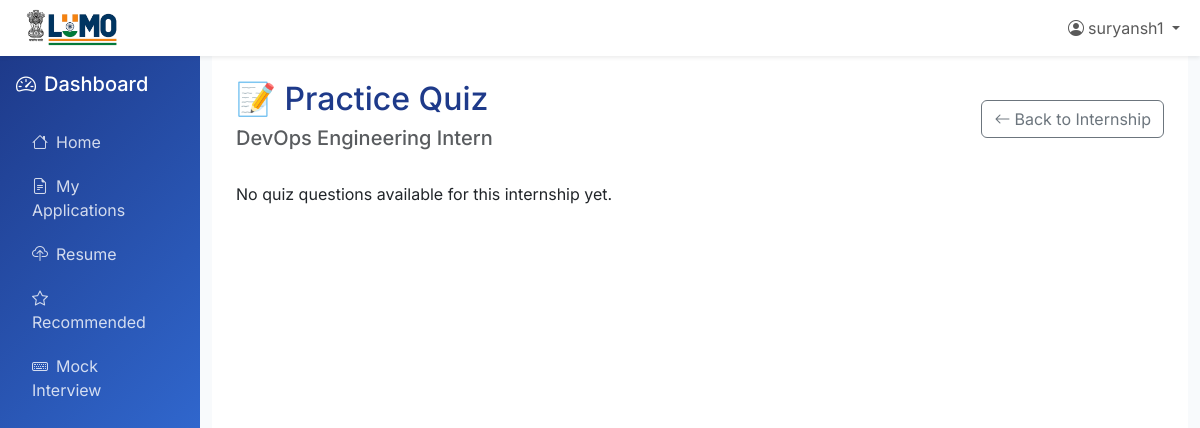
Before: /dashboard/internship/6/quiz/ (signed in) with the older database file.
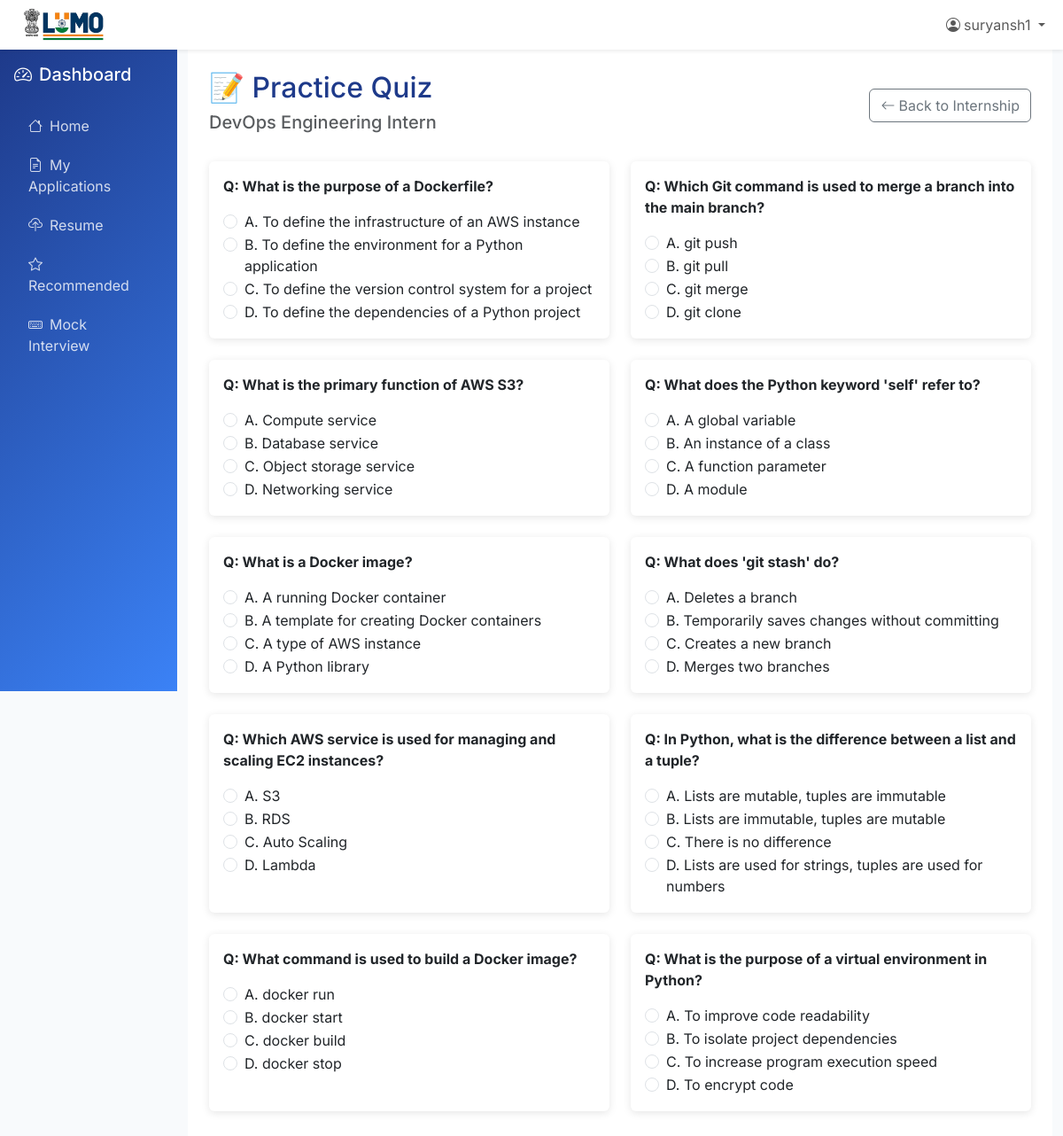
After: the same page with the newer database file.
### dashboard/models.py (models this page shows, shortened)
class Internship(models.Model):
    title = models.CharField(max_length=255)
    company = models.CharField(max_length=255)
    description = models.TextField()
    location = models.CharField(max_length=150)
    stipend = models.DecimalField(max_digits=10, decimal_places=2, null=True, blank=True)
    duration = models.CharField(max_length=100, help_text="e.g., '3 Months', '6 Weeks'")
    required_skills = models.ManyToManyField(Skill, related_name='internships')
    posted_date = models.DateTimeField(auto_now_add=True)

class QuizQuestion(models.Model):
    internship = models.ForeignKey(Internship, on_delete=models.CASCADE, related_name='quiz_questions')
    question_text = models.TextField()
    options = models.JSONField()
    correct_answer_key = models.CharField(max_length=10, help_text="e.g., 'A', 'B'")

### dashboard/views.py (the view)
# urls.py: path("internship/<int:internship_id>/quiz/", views.practice_quiz, name="practice_quiz"),
@login_required
def practice_quiz(request, internship_id):
    internship = get_object_or_404(Internship, id=internship_id)
    quiz_questions = internship.quiz_questions.all()
    context = {
        'internship': internship,
        'quiz_questions': quiz_questions
    }
    return render(request, 'dashboard/practice_quiz.html', context)

### templates/dashboard/practice_quiz.html (shortened to what this page needs)
{% extends 'dashboard/base.html' %}
{% block dashboard_content %}
<div class="d-flex justify-content-between align-items-center mb-4">
    <div>
        <h1 class="h2 text-lumo">📝 Practice Quiz</h1>
        <h5 class="text-muted">{{ internship.title }}</h5>
    </div>
    <a href="{% url 'internship_detail' internship.id %}" class="btn btn-outline-secondary">
        <i class="bi bi-arrow-left me-1"></i>Back to Internship
    </a>
</div>
{% if quiz_questions %}
<div class="row">
    {% for question in quiz_questions %}
    <div class="col-md-6 mb-4">
        <div class="card h-100">
            <div class="card-body">
                <p><strong>Q: {{ question.question_text }}</strong></p>
                {% for key, option in question.options.items %}
                <div class="form-check">
                    <input class="form-check-input" type="radio" name="q_{{ question.id }}" value="{{ key }}">
                    <label class="form-check-label">{{ key }}. {{ option }}</label>
                </div>
                {% endfor %}
            </div>
        </div>
    </div>
    {% endfor %}
</div>
{% else %}
<p>No quiz questions available for this internship yet.</p>
{% endif %}
{% endblock %}

### templates/dashboard/base.html (shortened to what this page needs)
{% extends 'base.html' %}
{% block content %}
<div class="container-fluid">
    <div class="row">
        <div class="col-md-3 col-lg-2 px-0">
            <div class="sidebar p-3">
                <div class="text-white mb-4">
                    <h5 class="mb-0"><i class="bi bi-speedometer2 me-2"></i>Dashboard</h5>
                </div>
                <nav class="nav flex-column">
                    <a class="nav-link {% if request.resolver_match.url_name == 'dashboard' %}active{% endif %}"
                       href="{% url 'dashboard' %}">
                        <i class="bi bi-house me-2"></i>Home
                    </a>
                    <a class="nav-link {% if request.resolver_match.url_name == 'my_applications' %}active{% endif %}"
                       href="{% url 'my_applications' %}">
                        <i class="bi bi-file-earmark-text me-2"></i>My Applications
                    </a>
                    <a class="nav-link {% if request.resolver_match.url_name == 'resume_upload' %}active{% endif %}"
                       href="{% url 'resume_upload' %}">
                        <i class="bi bi-cloud-upload me-2"></i>Resume
                    </a>
                    <a class="nav-link {% if request.resolver_match.url_name == 'recommended_internships' %}active{% endif %}"
                       href="{% url 'recommended_internships' %}">
                        <i class="bi bi-star me-2"></i>Recommended
                    </a>
                    <a class="nav-link {% if request.resolver_match.url_name == 'mock_interview' %}active{% endif %}"
                       href="{% url 'mock_interview' %}">
                        <i class="bi bi-keyboard me-2"></i>Mock Interview
                    </a>
                </nav>
            </div>
        </div>
        <div class="col-md-9 col-lg-10">
            <div class="main-content p-4">
                {% block dashboard_content %}
                {% endblock %}
            </div>
        </div>
    </div>
</div>
{% endblock %}

### templates/base.html (shortened to what this page needs)
{% load static %}
<!DOCTYPE html>
<html lang="en">
<head>
    <link href="https://cdn.jsdelivr.net/npm/bootstrap@5.3.0/dist/css/bootstrap.min.css" rel="stylesheet">
    <link href="https://cdn.jsdelivr.net/npm/bootstrap-icons@1.10.0/font/bootstrap-icons.css" rel="stylesheet">
</head>
<body>
    <nav class="navbar navbar-expand-lg navbar-light bg-white shadow-sm">
        <div class="container-fluid">
            <a href="/" class="logo">
    <img src="{% static 'logo1.png' %}" alt="LUMO" class="img-fluid" style="height:40px; width:auto;" />
</a>
            <div class="collapse navbar-collapse" id="navbarNav">
                <ul class="navbar-nav ms-auto">
                    {% if user.is_authenticated %}
                        <li class="nav-item dropdown">
                            <a class="nav-link dropdown-toggle" href="#" id="navbarDropdown" role="button" data-bs-toggle="dropdown">
                                <i class="bi bi-person-circle me-1"></i>{{ user.username }}
                            </a>
                        </li>
                    {% endif %}
                </ul>
            </div>
        </div>
    </nav>
    {% block content %}{% endblock %}
</body>
</html>

### templates/base.html (style rules this page uses)
:root { --lumo-primary: #1e3a8a; --lumo-secondary: #3b82f6; --lumo-accent: #06b6d4; --lumo-dark: #1f2937; --lumo-light: #f8fafc; }
body { font-family: 'Inter', sans-serif; background-color: var(--lumo-light); }
.text-lumo { color: var(--lumo-primary); }
.sidebar { min-height: calc(100vh - 76px); background: linear-gradient(135deg, var(--lumo-primary) 0%, var(--lumo-secondary) 100%); }
.sidebar .nav-link { color: rgba(255, 255, 255, 0.8); border-radius: 8px; margin: 2px 0; transition: all 0.3s ease; }
.card { border: none; box-shadow: 0 2px 10px rgba(0, 0, 0, 0.1); transition: transform 0.2s ease, box-shadow 0.2s ease; }
.main-content { background-color: white; min-height: calc(100vh - 76px); }

Changed rows visible on the page:
added QuizQuestion: question_text "What is the purpose of a Dockerfile?", options "A" "B" "C" "D", options "To define the infrastructure of an AWS instance" "To define the environment for a Python application" "To define the version control system for a project" "To define the dependencies of a Python project"
added QuizQuestion: question_text "Which Git command is used to merge a branch into the main branch?", options "A" "B" "C" "D", options "git push" "git pull" "git merge" "git clone"
added QuizQuestion: question_text "What is the primary function of AWS S3?", options "A" "B" "C" "D", options "Compute service" "Database service" "Object storage service" "Networking service"
added QuizQuestion: question_text "What does the Python keyword 'self' refer to?", options "A" "B" "C" "D", options "A global variable" "An instance of a class" "A function parameter" "A module"
added QuizQuestion: question_text "What is a Docker image?", options "A" "B" "C" "D", options "A running Docker container" "A template for creating Docker containers" "A type of AWS instance" "A Python library"
added QuizQuestion: question_text "What does 'git stash' do?", options "A" "B" "C" "D", options "Deletes a branch" "Temporarily saves changes without committing" "Creates a new branch" "Merges two branches"
added QuizQuestion: question_text "Which AWS service is used for managing and scaling EC2 instances?", options "A" "B" "C" "D", options "S3" "RDS" "Auto Scaling" "Lambda"
added QuizQuestion: question_text "In Python, what is the difference between a list and a tuple?", options "A" "B" "C" "D", options "Lists are mutable, tuples are immutable" "Lists are immutable, tuples are mutable" "There is no difference" "Lists are used for strings, tuples are used for numbers"
added QuizQuestion: question_text "What command is used to build a Docker image?", options "A" "B" "C" "D", options "docker run" "docker start" "docker build" "docker stop"
added QuizQuestion: question_text "What is the purpose of a virtual environment in Python?", options "A" "B" "C" "D", options "To improve code readability" "To isolate project dependencies" "To increase program execution speed" "To encrypt code"
Other visible differences:
text no longer shown: "No quiz questions available for this internship yet."
